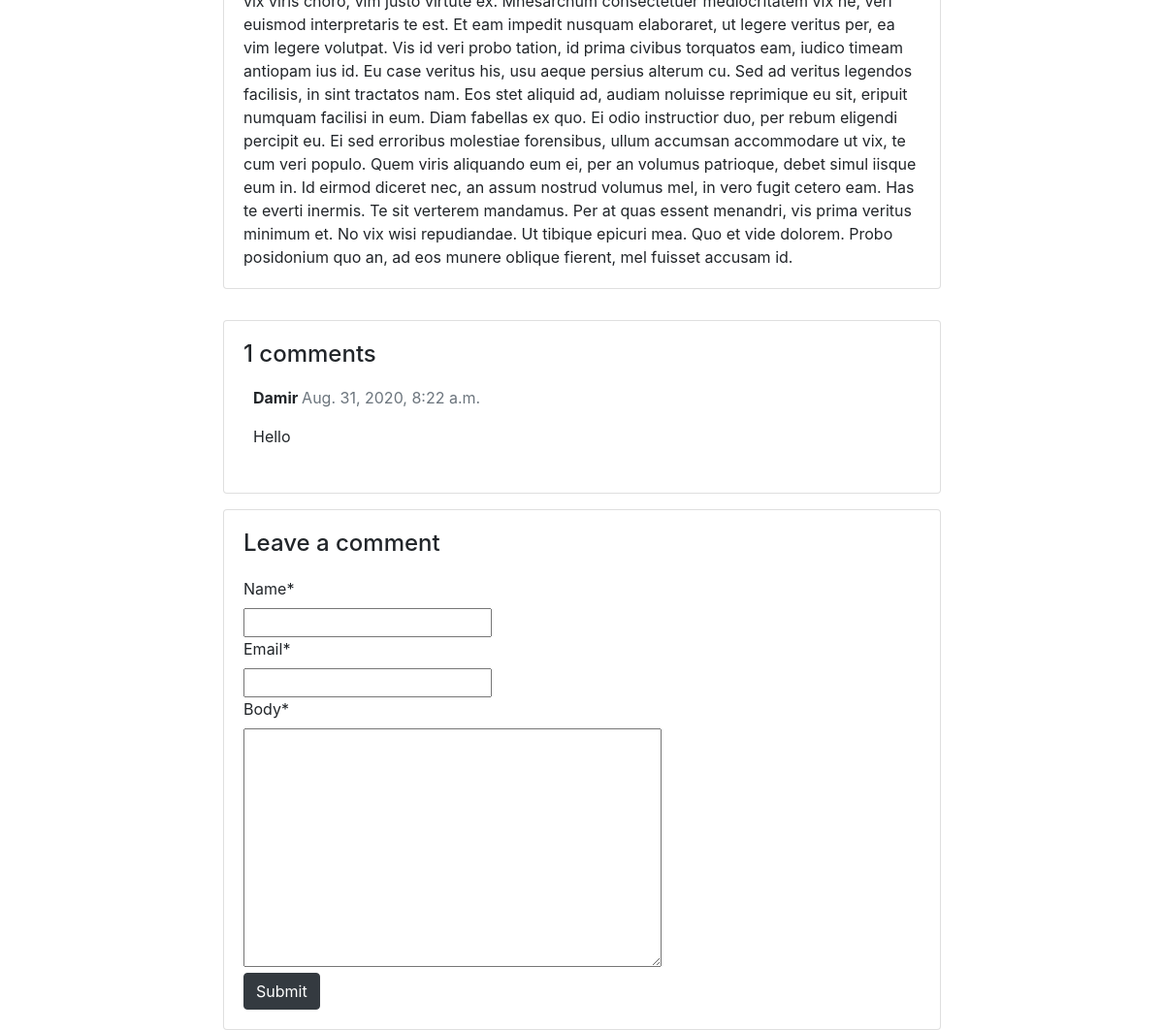
The page /blog/nec-liber-mundi-volutpa/ (lower part) on the database as committed earlier.
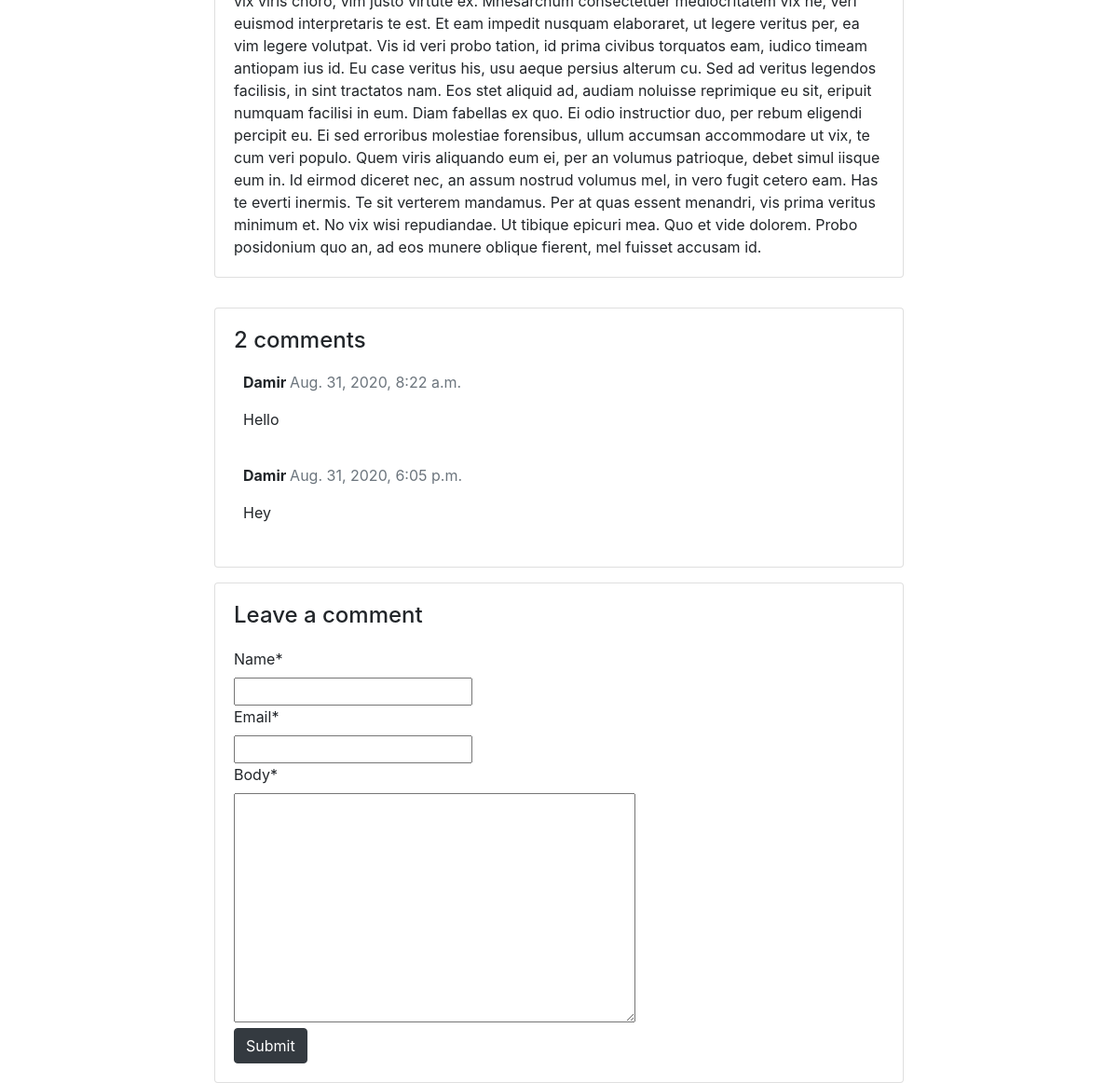
The same page on the database as committed later.
### blog/models.py (models this page shows, shortened)
class Comment(models.Model):
    post = models.ForeignKey(Post, on_delete=models.CASCADE, related_name='comments')
    name = models.CharField(max_length=80)
    email = models.EmailField()
    body = models.TextField()
    created_on = models.DateTimeField(auto_now_add=True)
    active = models.BooleanField(default=False)
    class Meta:
        ordering = ['created_on']

### blog/views.py (the view)
# urls.py: path('<slug:slug>/', views.post_detail, name='post_detail'),
def post_detail(request, slug):
    template_name = 'blog/post_detail.html'
    post = get_object_or_404(Post, slug=slug)
    comments = post.comments.filter(active=True)
    new_comment = None
    if request.method == 'POST':
        comment_form = CommentForm(data=request.POST)
        if comment_form.is_valid():
            new_comment = comment_form.save(commit=False)
            new_comment.post = post
            new_comment.save()
    else:
        comment_form = CommentForm()
    return render(request, template_name, {'post': post,
                                           'comments': comments,
                                           'new_comment': new_comment,
                                           'comment_form': comment_form})

### blog/forms.py
class CommentForm(forms.ModelForm):
    class Meta:
        model = Comment
        fields = ('name', 'email', 'body')

### blog/templates/blog/post_detail.html (shortened to what this page needs)
{% extends 'blog/nav.html' %}
{% load static %}
{% load crispy_forms_tags %}
{% block content %}
    <body>
    <div class="container align-items-center">
        <div class="row no-gutters">
            <div class="card col-md-8 mb-3 mx-auto mt-3 ">
            <div class="card-body">
                <p class="card-text ">{{ post.content | safe }}</p>
            </div>
            </div>
        <div class="col-md-8 card mx-auto mt-3 ">
          <div class="card-body">
            {% if comments.count == 0 %}
            <h4>No posted comments. Be the first!</h4>
            {% else %}
            <h4>{{ comments.count }} comments</h4>
            {% endif %}
            {% for comment in comments %}
            <div class="comments" style="padding: 10px;">
              <p class="font-weight-bold">
                {{ comment.name }}
                <span class=" text-muted font-weight-normal">
                  {{ comment.created_on }}
                </span>
              </p>
              {{ comment.body | linebreaks }}
            </div>
            {% endfor %}
          </div>
        </div>
        <div class="col-md-8 card mx-auto mt-3 ">
          <div class="card-body">
            {% if new_comment %}
            <div class="alert alert-success" role="alert">
              Your comment is awaiting moderation
            </div>
            {% else %}
            <h4>Leave a comment</h4>
            <form method="post" style="margin-top: 1.3em;">
              {{ comment_form | crispy}}
              <button type="submit" class="btn btn-dark">Submit</button>
            </form>
            {% endif %}
          </div>
        </div>
      </div>
    </div>
    </body>
{% endblock content %}

Rows that differ between the two databases and show on the page:
added Comment: name "Damir", created_on "Aug. 31, 2020, 6:05 p.m.", body "Hey"
Other text that changed with them:
{{ comments.count }}: "1" → "2"
